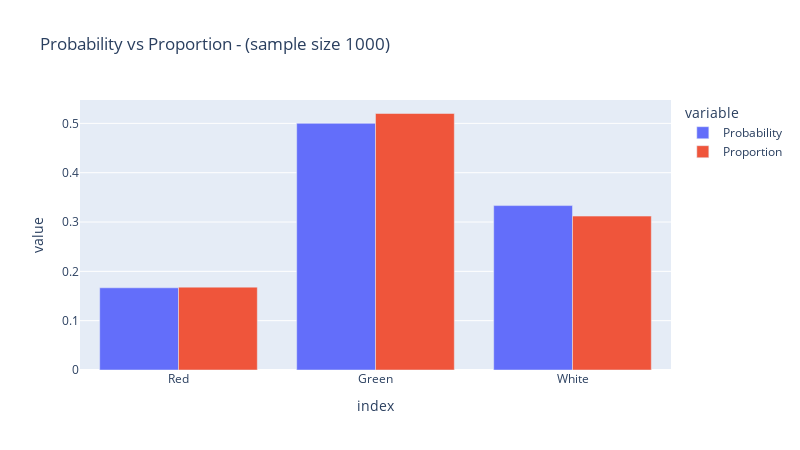

The cell this chart's notebook holds for it:
### Code cell
px.bar(data_frame=summary,y=['Probability','Proportion'],barmode='group',height=450,width=800,title= f'Probability vs Proportion - (sample size {sample_size})')

### Figure 1 — Plotly figure (JSON) as saved in the notebook; plotly's stock layout.template omitted (floating-point values rounded to 4 significant figures)
{"data": [{"alignmentgroup": "True", "hovertemplate": "variable=Probability<br>index=%{x}<br>value=%{y}<extra></extra>", "legendgroup": "Probability", "marker": {"color": "#636efa", "pattern": {"shape": ""}}, "name": "Probability", "offsetgroup": "Probability", "orientation": "v", "showlegend": true, "textposition": "auto", "type": "bar", "x": ["Red", "Green", "White"], "xaxis": "x", "y": [0.1667, 0.5, 0.3333], "yaxis": "y"}, {"alignmentgroup": "True", "hovertemplate": "variable=Proportion<br>index=%{x}<br>value=%{y}<extra></extra>", "legendgroup": "Proportion", "marker": {"color": "#EF553B", "pattern": {"shape": ""}}, "name": "Proportion", "offsetgroup": "Proportion", "orientation": "v", "showlegend": true, "textposition": "auto", "type": "bar", "x": ["Red", "Green", "White"], "xaxis": "x", "y": [0.168, 0.52, 0.312], "yaxis": "y"}], "layout": {"barmode": "group", "height": 450, "legend": {"title": {"text": "variable"}, "tracegroupgap": 0}, "title": {"text": "Probability vs Proportion - (sample size 1000)"}, "width": 800, "xaxis": {"anchor": "y", "domain": [0, 1], "title": {"text": "index"}}, "yaxis": {"anchor": "x", "domain": [0, 1], "title": {"text": "value"}}}}
